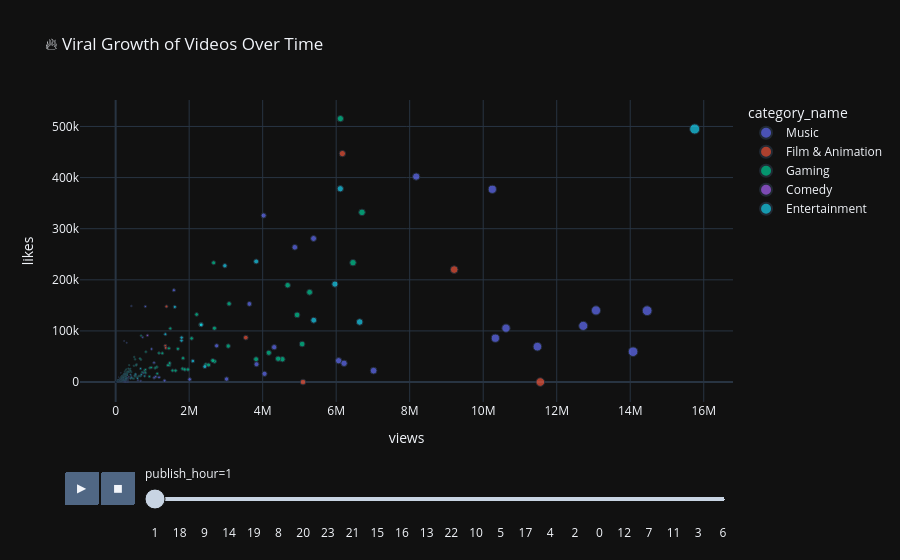

The cell this chart's notebook holds for it:
### Code cell
fig = px.scatter(df,
                 x="views",
                 y="likes",
                 size="views",
                 color="category_name",
                 animation_frame="publish_hour",
                 hover_name="title",
                 size_max=60,
                 title="🔥 Viral Growth of Videos Over Time")

fig.update_layout(transition={'duration': 800})

fig.show()

### Figure 1 — Plotly figure (JSON) as saved in the notebook; plotly's stock layout.template omitted (floating-point values rounded to 4 significant figures; data arrays with more than 128 entries replaced by an {"elided": "..."} marker saying what was removed)
{"data": [{"hovertemplate": "<b>%{hovertext}</b><br><br>category_name=Music<br>publish_hour=1<br>views=%{marker.size}<br>likes=%{y}<extra></extra>", "hovertext": ["VonOff 1700 - I Tried ft BigOpp (Official Video)", "Tarvin Toune, Dj Dirty Fingerz & Saii Kay - SOLO (Audio)", "War", "My name is MAGNETO! 🧲🧲 | X-Men: Apocalypse (2016) | FRAGMENT SLOWED", "Ranking the funniest suspicious wife’s moments", "YoungBoy Never Broke Again - Ballin [Official Video]", "OMAR COURTZ (((ousi))), ROA - WO OH OH (Visualizer)", "When 8 time Olympic medalist decided to take a part of parents race ❤️🩹🥹", "#vonoff1700", "Turnt or burnt 👀 #vonoff1700 #dumdorlit", "OUT NOWWWW #vonoff1700 #trshmag", "Opening for YTB FATT 😤 #ytbfatt #vonoff1700 #chicago #fans", "#vonoff1700 #chicago #drill #freemyhoodfyourhood", "😂😂😂 #vonoff1700 #chicago #freemyhoodfyourhood #drill #offtheporch", "👀 soon come #vonoff1700 #chicago #freemyhoodfyourhood #drill #whatnycsoundslike", "Acting up in nyc😂 #vonoff1700 #chicago #freemyhoodfyourhood #drill #nyc", "New music for yall coming tonight #vonoff1700 #chicago #freemyhoodfyourhood #drill", "😤😤 #vonoff1700 #chicago #freemyhoodfyourhood #drill", "Goinggg crazyy #vonoff1700 #chicago #freemyhoodfyourhood #drill", "He hitting that dance real hard #vonoff1700", "#vonoff1700", "😂😂😂😂 #vonoff1700", "Seetha Payanam (Telugu) - Teaser Launch Event (LIVE) | Aishwarya Arjun, Niranjan | Arjun Sarja", "T.I. - F**K N***A [Official Audio]", "Bankroll Mafia - Cash (Audio)", "Bankroll Mafia - Hyenas (Audio)", "Bankroll Mafia - Fuck This Shit Up (Audio)", "Bankroll Mafia - Neg 4 Degrees (Audio)", "Bankroll Mafia - What Money About (Audio)", "Bankroll Mafia - I Want Her (Audio)", "Bankroll Mafia - Trenches (Audio)", "Bankroll Mafia - No Color (Audio)", "Bankroll Mafia - Up One (Audio)", "Bankroll Mafia - Screwed It Up Again (Audio)", "Bankroll Mafia - My Bros (Audio)", "Bankroll Mafia - Hundreds on 'Em (Audio)", "Bankroll Mafia - WCW (Audio)", "Bankroll Mafia - Mafia, Mafia (Audio)", "T.I. - G' Shit (Extended Version) ft. Jeezy, WatchTheDuck", "T.I. - G' Shit - Behind The Scenes", "T.I. - You Know What It Is [Entourage Version]", "T.I. - Hurt ft. Alfamega & Busta Rhymes [Official Video]", "T.I. - You Know What It Is ft. Wyclef [Official Video]", "T.I. - #6'Do As Your Told'", "T.I. - Be Easy [Official Video]", "T.I. - U Don't Know Me [Official Video]", "T.I. - #10'Respect This Hustle'", "T.I. - Big Things Poppin' (Do It) [Official Video]", "T.I. - Live In The Sky ft. Jamie Foxx [Official Video]", "T.I. - Front Back ft. UGK [Official Video]", "T.I. - Rubber Band Man (BET Edit Video)", "T.I. - Let's Get Away [Official Video]", "T.I. - #4'What's Beef?'", "T.I. - Why You Wanna [Official Video]", "T.I. - Bring Em Out [Official Video]", "T.I. - ASAP [Official Video]", "T.I. - #9 'Two Different'", "T.I. - #5'Jealous Ones Still Envy'", "T.I. - #8 'TIP Got Hits'", "T.I. - #7 'Who Runs This?'", "Maná - Amor Clandestino (Letra)", "Fuerza Regida - TU SANCHO (Letra)", "Río Roma , Carlos Rivera - Todavía No Te Olvido (Letra)", "“Death, won’t you let me stay?…” #Metallica #M72 #MetallicaLive", "“Deprived of all his thoughts…” #metallica #m72", "Metallica: The Unforgiven (Perth, Australia - November 1, 2025)", "Metallica: Holier Than Thou (Perth, Australia - November 1, 2025)", "Lars Ulrich: 40 Years of TAMA", "For Whom the Band Tolls: And the Winners Are...", "It’s full speed or nothing on night 2 of #M72Montreal! #Metallica #MetallicaLive", "Loe Shimmy 'Rockstar Junkie' Trailer", "Loe Shimmy’s New Chain Crazy 🎯", "🦉DRAKE SAYS “FINALLY” WHEN HE MEETS 💤 LOE SHIMMY #loeshimmy #drake #clb #zombieland2 #shorts", "VEEZE SAID WHAT 🤯 #shorts #veeze #loeshimmy", "LOE SHIMMY @ ROLLING LOUD #shorts", "LEAVE IT IN YOU BABY #shorts #LoeShimmy", "Wok & Minute Maid 🍋 #loeshimmy", "Tripled Up Of Losses #loeshimmy", "LOE Shimmy - 'ZUPER ZTAR' (Official Video)", "LOE Shimmy - Jaw Lock (Official Music Video)", "Hurry up 2D, you’re onstage soon 🙄 #coachellaonyoutube #gorillaz", "Gorillaz - ASK:REPLY", "Gorillaz - Feel Good Inc feat. De La Soul (Live on Letterman)", "Gorilaz - Clint Eastwood (Live on Letterman)", "Gorillaz - O Green World (Live on Letterman)", "Gorillaz - Glitter Freeze (Live on Letterman)", "Social Distortion - 40th Anniversary", "Social Distortion - 2019 Fall Tour (Westbrook, ME)", "Elley Duhé - Middle of the Night (Lyrics)", "A Very Laufey Day 2024 Live from Australia", "Laufey - Valentine (Live From Manila)", "whats ur favorite from the start lyric!! #newmusic #asianmusic", "i love them with my whole heart", "V 'TYPE 非' Concept Preview 2", "챌린지는 핑계고 💕 #jhope_KillinItGirl #jhope #제이홉 #핑계고", "#진 (#Jin) ‘Echo’ 25/05/16 1PM (KST) #Jin_Echo", "'RM: Right People, Wrong Place' Back and Forth #RM #RightPeopleWrongPlace", "'RM: Right People, Wrong Place' Be real, Be me #RM #RightPeopleWrongPlace", "Posing and boxing 'JUNG KOOK: I AM STILL'", "SUGA | Agust D TOUR 'D-DAY' The Original 3D Visualizer #SUGA #슈가 #AgustD #D_DAY_THE_ORIGINAL", "V 'FRI(END)S' Live Film", "UPIJA WANE (feat. Jnr Kro/ Zarvid)", "Tarvin Toune - Likol Lady Lover (ft Niugini Sirbwoys) [Audio]", "NYC thank you for the love for real. ATL you next!!! #ninopaid #nyc"], "legendgroup": "Music", "marker": {"color": "#636efa", "size": [63098, 53347, 128567, 4874821, 8177016, 977604, 2748034, 3639274, 13815, 55665, 32106, 210969, 361808, 78587, 8973, 162340, 16234, 7700, 4363, 5295, 5935, 8989, 12461, 4313510, 290853, 1088169, 159495, 223482, 106306, 219224, 250255, 331448, 137439, 144103, 169631, 149961, 145160, 90378, 10330595, 119813, 1330075, 14077137, 7017878, 279738, 6067031, 4050976, 335632, 1045506, 267507, 3832353, 2014393, 14460362, 306380, 10620322, 11474945, 12722352, 225189, 264063, 268876, 248169, 62576, 3019120, 20281, 296746, 239533, 424411, 254517, 1044127, 341846, 269951, 7160, 5531, 3264, 8821, 2214, 2090, 1805, 9866, 287931, 70733, 4025794, 190251, 13068759, 6214613, 1180560, 606621, 6928, 2518, 684263, 160658, 760679, 79984, 141008, 1584566, 5384737, 735051, 299886, 232329, 807278, 428447, 10248097, 252722, 17073, 6031], "sizemode": "area", "sizeref": 307000.0, "symbol": "circle"}, "mode": "markers", "name": "Music", "orientation": "v", "showlegend": true, "type": "scatter", "x": [63098, 53347, 128567, 4874821, 8177016, 977604, 2748034, 3639274, 13815, 55665, 32106, 210969, 361808, 78587, 8973, 162340, 16234, 7700, 4363, 5295, 5935, 8989, 12461, 4313510, 290853, 1088169, 159495, 223482, 106306, 219224, 250255, 331448, 137439, 144103, 169631, 149961, 145160, 90378, 10330595, 119813, 1330075, 14077137, 7017878, 279738, 6067031, 4050976, 335632, 1045506, 267507, 3832353, 2014393, 14460362, 306380, 10620322, 11474945, 12722352, 225189, 264063, 268876, 248169, 62576, 3019120, 20281, 296746, 239533, 424411, 254517, 1044127, 341846, 269951, 7160, 5531, 3264, 8821, 2214, 2090, 1805, 9866, 287931, 70733, 4025794, 190251, 13068759, 6214613, 1180560, 606621, 6928, 2518, 684263, 160658, 760679, 79984, 141008, 1584566, 5384737, 735051, 299886, 232329, 807278, 428447, 10248097, 252722, 17073, 6031], "xaxis": "x", "y": [4695, 1521, 4827, 263659, 401968, 64621, 70968, 152822, 653, 3859, 2012, 9331, 19507, 4544, 269, 6200, 623, 254, 103, 163, 184, 211, 126, 68207, 3599, 10388, 1657, 2170, 1125, 2273, 2619, 4086, 1371, 1496, 1496, 1574, 1763, 1282, 85741, 544, 2752, 59346, 22279, 335, 41751, 16161, 286, 8224, 1991, 34936, 5209, 139541, 235, 105464, 69208, 109918, 205, 315, 223, 253, 106, 5797, 72, 8456, 9450, 11617, 10088, 37636, 8022, 13624, 246, 302, 124, 538, 64, 0, 152, 710, 4090, 1187, 325764, 2450, 140107, 36692, 9315, 3659, 208, 118, 1998, 11809, 18054, 9694, 17973, 179655, 280838, 87693, 76919, 80452, 147780, 148823, 377064, 2766, 387, 297], "yaxis": "y"}, {"hovertemplate": "<b>%{hovertext}</b><br><br>category_name=Film & Animation<br>publish_hour=1<br>views=%{marker.size}<br>likes=%{y}<extra></extra>", "hovertext": ["“The Kid Who Got Powers Like Mike 🏀⚡” | Like Mike (2002) | Matadora (Slowed) | #trending #shorts", "A Hero One Night, a Suspect the Next", "Dad proved his innocence#shorts", "Lies cannot buy true love#shorts", "The Moment Carol Cracked Up #vintage #comedy", "Fry Is Stuck in an Endless Loop. #futurama #funny", "Is that how gravy is made?#shorts #edit #viral #shortvideo #comedy", "“Grandpa’s Bike Was Faster Than All of Them 😳” | Matadora (Slowed) | #trending #shorts", "Tamon's B-Side Ending | 'Hana to Yume' by F/ACE"], "legendgroup": "Film & Animation", "marker": {"color": "#EF553B", "size": [5097542, 1351043, 1383298, 9210236, 3541161, 6169238, 1362760, 11553771, 27911], "sizemode": "area", "sizeref": 307000.0, "symbol": "circle"}, "mode": "markers", "name": "Film & Animation", "orientation": "v", "showlegend": true, "type": "scatter", "x": [5097542, 1351043, 1383298, 9210236, 3541161, 6169238, 1362760, 11553771, 27911], "xaxis": "x", "y": [0, 70944, 147977, 220018, 86902, 446968, 66771, 0, 1032], "yaxis": "y"}, {"hovertemplate": "<b>%{hovertext}</b><br><br>category_name=Gaming<br>publish_hour=1<br>views=%{marker.size}<br>likes=%{y}<extra></extra>", "hovertext": {"elided": "215 str values"}, "legendgroup": "Gaming", "marker": {"color": "#00cc96", "size": {"elided": "215 int values"}, "sizemode": "area", "sizeref": 307000.0, "symbol": "circle"}, "mode": "markers", "name": "Gaming", "orientation": "v", "showlegend": true, "type": "scatter", "x": {"elided": "215 int values"}, "xaxis": "x", "y": {"elided": "215 int values"}, "yaxis": "y"}, {"hovertemplate": "<b>%{hovertext}</b><br><br>category_name=Comedy<br>publish_hour=1<br>views=%{marker.size}<br>likes=%{y}<extra></extra>", "hovertext": ["Officer Freaky Man 😂😂😂😂😂😂😂😂 #comedy #comedymoments #standup #crowdwork", "He really put a tow hitch on a Lamborghini"], "legendgroup": "Comedy", "marker": {"color": "#ab63fa", "size": [864565, 357226], "sizemode": "area", "sizeref": 307000.0, "symbol": "circle"}, "mode": "markers", "name": "Comedy", "orientation": "v", "showlegend": true, "type": "scatter", "x": [864565, 357226], "xaxis": "x", "y": [91386, 10268], "yaxis": "y"}, {"hovertemplate": "<b>%{hovertext}</b><br><br>category_name=Entertainment<br>publish_hour=1<br>views=%{marker.size}<br>likes=%{y}<extra></extra>", "hovertext": ["Vegas Golden Knights at Los Angeles Kings", "Epic Party", "Poison Ivy's backstory is sad! 💔 #youtubeshorts #shorts #batman #superman #dccomics", "3000 Years Of Love", "Why Humans Are Born “Helpless” Vs Other Animals", "This Fish SAVED Her Babies 🐟♥️", "The Final Boss Of Negotiation 🤝", "Tell your daughter push her right back 😳🤣🤣 #shorts #youtubeshorts", "This Is Diabolical 💀", "🔴BREAKING Mexico on EDGE: CARTEL WARS THREATNING to Come Inside HOMES & Hotels by 5pm DEADLINE", "An Annoying LEGO Problem #lego #photography #diy #afol", "these lyrics are so sad… 😓", "SUBSCRIBE SO U CAN SEE ME AGAIN! 🥰💖📲", "Why i'm in couples therapy", "Miren cómo era el complejo de lujo en el que se escondía 'El Mencho' 😳  #elmencho", "This is now WAY worse #lego #technique", "'She’s a runner, and you a stump.' | Leonardo DiCaprio in ONE BATTLE AFTER ANOTHER #shorts", "Quite simple, really. #WutheringHeightsMovie comes to theaters February 13. Get tickets now.", "A calming presence to lean on. #WutheringHeightsMovie comes to theaters February 13. Link in bio.", "One Battle After Another | 'It's One for the Ages, Wild and Thrilling'", "Superman World Premiere Live", "It’s just a little hard to believe 😭 Get tickets now for #Mickey17 - now playing only in theaters.", "Knight Of The Seven Kingdoms Episode 5 Trailer: Blackfyre Rebellion & Trial of The Seven", "Avengers Doomsday Teaser: Doctor Doom First Look & Hidden Details!", "Star Wars Maul Shadow Lord Trailer: Maul vs Darth Vader, Order 66 &  Things You Missed!", "A Knight Of The Seven Kingdoms Episode 1 Review", "STRANGER THINGS SEASON 5 FINALE Breakdown & Things You Missed!", "The New Flash Announcement", "Marvel Wonder Man Trailer 2026: Avengers Doomsday, MCU Reboot Jokes & Hidden Details!", "AVENGERS DOOMSDAY Russo Brothers Video Explained!", "New Star Wars Movie", "Daredevil Born Again Season 2 Comic Con Trailer | Defenders & Marvel Rivals Hidden Details!", "GEN V SEASON 2 EPISODE 8 FINALE TRAILER & The Boys Season 5 Crossover!", "More New Batman", "MARVEL NEW AVENGERS TRAILER: They Did The Thing", "SO BAD THEY MADE HIM QUIT", "MARVEL PUNISHER MOVIE ANNOUNCEMENT", "THUNDERBOLTS TRAILER: Sentry Destroys The Marvel Universe & Things You Missed", "IRON MAN CANCELLED MARVEL SERIES FIRST LOOK", "NEW JUSTICE LEAGUE MOVIE", "DAREDEVIL BORN AGAIN TRAILER: Avengers Doomsday, Cameo Scenes & Things You Missed", "HE’S BACK?!", "INVINCIBLE SEASON 3 TRAILER: Conquest, Omni-Man, Invincible War & Things You Missed", "BASKIN ROBBINS FINDS OUT: Captain America Brave New World Trailer & Things You Missed", "THE NEW FLASH MOVIE", "this is our story. the series finale of stranger things is now playing.", "DO YOU COPY? Stranger Things series finale - TOMORROW!", "Seth Rollins celebrates the Minnesota Vikings on their NFL Christmas Gameday win #nflonnetflix", "🚨STRANGER THINGS 5 VOL 2 IS NOW PLAYING🚨", "A holiday greeting from THE RIP's Ben Affleck and Matt Damon #TheRip #NFLonNetflix", "Stranger Things season 5 volume 1 is now here! #netflix", "hit play and wait for tomorrow #StrangerThings", "FIVE MORE DAYS. #strangerthings", "we are 20 DAYS OUT from stranger things 5 vol 1! #StrangerThings", "The Witcher: Season 4 | Official Teaser | Netflix", "First Twitter and Now YOUTUBE IS DOWN!", "I am Praying So Hard for those Children after Hearing This..", "Avengers: Doomsday & 2026 will be the BEST Marvel Year EVER?! | Reaction!", "YouTuber, Clavicular, Runs Over Troll with his Car!", "Primate TERRIFIES Audiences - Reaction!", "SHAZAM!  Zachary Levi Explains how WOKE is Killing Hollywood!", "James Gunn's BRAINIAC has been CAST!", "Superheroes Are COOKED - The Absolute State of Marvel and DC - Reaction!", "The Boys - Final Season Teaser Trailer | Reaction!", "Netflix is KEEPING James Gunn!", "Asian Man GOES OFF on Black Woman in Nail Salon Reaction!", "SHOCKING UFO Findings REVEALED | WE HAVE PROOF | Reaction!", "Fans HATE the Live-Action Moana Trailer & Disney is Getting Major BACKLASH!", "The Housemaid - Official Trailers 1 & 2 - Reaction!", "Predator: Badlands - Movie Review!", "Saturday Night's Main Event 11/01/2025 LIVE Reaction!", "Beast Games S2E1 Full Episode 'Strong vs Smart Compete for $5,000,000' | Prime Video", "Breaking Down 9 Songs from Hazbin Hotel S2 | Prime Video"], "legendgroup": "Entertainment", "marker": {"color": "#19d3f3", "size": [0, 0, 1609124, 3823831, 2971137, 5965469, 1352316, 677678, 1791462, 439645, 6111493, 15753652, 6639118, 2329230, 2099109, 1795198, 11646, 18888, 18978, 20877, 412965, 16095, 250295, 290913, 114168, 133307, 422824, 278899, 105620, 100604, 224002, 163217, 189171, 595693, 791241, 546960, 203413, 294694, 201308, 288746, 132973, 541700, 263287, 212532, 697096, 157342, 315390, 119122, 309441, 136530, 5389238, 403014, 254402, 212697, 2425595, 62256, 76704, 44817, 19988, 14835, 25777, 13764, 30802, 41274, 30257, 40515, 24303, 27329, 12331, 109574, 9224, 5922, 44842], "sizemode": "area", "sizeref": 307000.0, "symbol": "circle"}, "mode": "markers", "name": "Entertainment", "orientation": "v", "showlegend": true, "type": "scatter", "x": [0, 0, 1609124, 3823831, 2971137, 5965469, 1352316, 677678, 1791462, 439645, 6111493, 15753652, 6639118, 2329230, 2099109, 1795198, 11646, 18888, 18978, 20877, 412965, 16095, 250295, 290913, 114168, 133307, 422824, 278899, 105620, 100604, 224002, 163217, 189171, 595693, 791241, 546960, 203413, 294694, 201308, 288746, 132973, 541700, 263287, 212532, 697096, 157342, 315390, 119122, 309441, 136530, 5389238, 403014, 254402, 212697, 2425595, 62256, 76704, 44817, 19988, 14835, 25777, 13764, 30802, 41274, 30257, 40515, 24303, 27329, 12331, 109574, 9224, 5922, 44842], "xaxis": "x", "y": [0, 0, 147029, 235948, 227506, 191631, 93528, 26194, 81212, 8753, 378168, 495026, 117513, 111819, 41176, 86940, 263, 548, 449, 451, 7539, 573, 4420, 6100, 3382, 3252, 8555, 9383, 3261, 3183, 4025, 2201, 4045, 7219, 11725, 13835, 7224, 7279, 3928, 6423, 4889, 15767, 6554, 4565, 14488, 6392, 13198, 1148, 8607, 784, 121005, 14626, 14873, 8797, 30162, 3828, 4279, 2131, 851, 754, 1620, 580, 1716, 1789, 1265, 1926, 1065, 1296, 580, 7632, 187, 187, 1146], "yaxis": "y"}], "layout": {"legend": {"itemsizing": "constant", "title": {"text": "category_name"}, "tracegroupgap": 0}, "sliders": [{"active": 0, "currentvalue": {"prefix": "publish_hour="}, "len": 0.9, "pad": {"b": 10, "t": 60}, "steps": [{"args": [["1"], {"frame": {"duration": 0, "redraw": false}, "fromcurrent": true, "mode": "immediate", "transition": {"duration": 0, "easing": "linear"}}], "label": "1", "method": "animate"}, {"args": [["18"], {"frame": {"duration": 0, "redraw": false}, "fromcurrent": true, "mode": "immediate", "transition": {"duration": 0, "easing": "linear"}}], "label": "18", "method": "animate"}, {"args": [["9"], {"frame": {"duration": 0, "redraw": false}, "fromcurrent": true, "mode": "immediate", "transition": {"duration": 0, "easing": "linear"}}], "label": "9", "method": "animate"}, {"args": [["14"], {"frame": {"duration": 0, "redraw": false}, "fromcurrent": true, "mode": "immediate", "transition": {"duration": 0, "easing": "linear"}}], "label": "14", "method": "animate"}, {"args": [["19"], {"frame": {"duration": 0, "redraw": false}, "fromcurrent": true, "mode": "immediate", "transition": {"duration": 0, "easing": "linear"}}], "label": "19", "method": "animate"}, {"args": [["8"], {"frame": {"duration": 0, "redraw": false}, "fromcurrent": true, "mode": "immediate", "transition": {"duration": 0, "easing": "linear"}}], "label": "8", "method": "animate"}, {"args": [["20"], {"frame": {"duration": 0, "redraw": false}, "fromcurrent": true, "mode": "immediate", "transition": {"duration": 0, "easing": "linear"}}], "label": "20", "method": "animate"}, {"args": [["23"], {"frame": {"duration": 0, "redraw": false}, "fromcurrent": true, "mode": "immediate", "transition": {"duration": 0, "easing": "linear"}}], "label": "23", "method": "animate"}, {"args": [["21"], {"frame": {"duration": 0, "redraw": false}, "fromcurrent": true, "mode": "immediate", "transition": {"duration": 0, "easing": "linear"}}], "label": "21", "method": "animate"}, {"args": [["15"], {"frame": {"duration": 0, "redraw": false}, "fromcurrent": true, "mode": "immediate", "transition": {"duration": 0, "easing": "linear"}}], "label": "15", "method": "animate"}, {"args": [["16"], {"frame": {"duration": 0, "redraw": false}, "fromcurrent": true, "mode": "immediate", "transition": {"duration": 0, "easing": "linear"}}], "label": "16", "method": "animate"}, {"args": [["13"], {"frame": {"duration": 0, "redraw": false}, "fromcurrent": true, "mode": "immediate", "transition": {"duration": 0, "easing": "linear"}}], "label": "13", "method": "animate"}, {"args": [["22"], {"frame": {"duration": 0, "redraw": false}, "fromcurrent": true, "mode": "immediate", "transition": {"duration": 0, "easing": "linear"}}], "label": "22", "method": "animate"}, {"args": [["10"], {"frame": {"duration": 0, "redraw": false}, "fromcurrent": true, "mode": "immediate", "transition": {"duration": 0, "easing": "linear"}}], "label": "10", "method": "animate"}, {"args": [["5"], {"frame": {"duration": 0, "redraw": false}, "fromcurrent": true, "mode": "immediate", "transition": {"duration": 0, "easing": "linear"}}], "label": "5", "method": "animate"}, {"args": [["17"], {"frame": {"duration": 0, "redraw": false}, "fromcurrent": true, "mode": "immediate", "transition": {"duration": 0, "easing": "linear"}}], "label": "17", "method": "animate"}, {"args": [["4"], {"frame": {"duration": 0, "redraw": false}, "fromcurrent": true, "mode": "immediate", "transition": {"duration": 0, "easing": "linear"}}], "label": "4", "method": "animate"}, {"args": [["2"], {"frame": {"duration": 0, "redraw": false}, "fromcurrent": true, "mode": "immediate", "transition": {"duration": 0, "easing": "linear"}}], "label": "2", "method": "animate"}, {"args": [["0"], {"frame": {"duration": 0, "redraw": false}, "fromcurrent": true, "mode": "immediate", "transition": {"duration": 0, "easing": "linear"}}], "label": "0", "method": "animate"}, {"args": [["12"], {"frame": {"duration": 0, "redraw": false}, "fromcurrent": true, "mode": "immediate", "transition": {"duration": 0, "easing": "linear"}}], "label": "12", "method": "animate"}, {"args": [["7"], {"frame": {"duration": 0, "redraw": false}, "fromcurrent": true, "mode": "immediate", "transition": {"duration": 0, "easing": "linear"}}], "label": "7", "method": "animate"}, {"args": [["11"], {"frame": {"duration": 0, "redraw": false}, "fromcurrent": true, "mode": "immediate", "transition": {"duration": 0, "easing": "linear"}}], "label": "11", "method": "animate"}, {"args": [["3"], {"frame": {"duration": 0, "redraw": false}, "fromcurrent": true, "mode": "immediate", "transition": {"duration": 0, "easing": "linear"}}], "label": "3", "method": "animate"}, {"args": [["6"], {"frame": {"duration": 0, "redraw": false}, "fromcurrent": true, "mode": "immediate", "transition": {"duration": 0, "easing": "linear"}}], "label": "6", "method": "animate"}], "x": 0.1, "xanchor": "left", "y": 0, "yanchor": "top"}], "title": {"text": "🔥 Viral Growth of Videos Over Time"}, "transition": {"duration": 800}, "updatemenus": [{"buttons": [{"args": [null, {"frame": {"duration": 500, "redraw": false}, "fromcurrent": true, "mode": "immediate", "transition": {"duration": 500, "easing": "linear"}}], "label": "&#9654;", "method": "animate"}, {"args": [[null], {"frame": {"duration": 0, "redraw": false}, "fromcurrent": true, "mode": "immediate", "transition": {"duration": 0, "easing": "linear"}}], "label": "&#9724;", "method": "animate"}], "direction": "left", "pad": {"r": 10, "t": 70}, "showactive": false, "type": "buttons", "x": 0.1, "xanchor": "right", "y": 0, "yanchor": "top"}], "xaxis": {"anchor": "y", "domain": [0, 1], "title": {"text": "views"}}, "yaxis": {"anchor": "x", "domain": [0, 1], "title": {"text": "likes"}}}}
